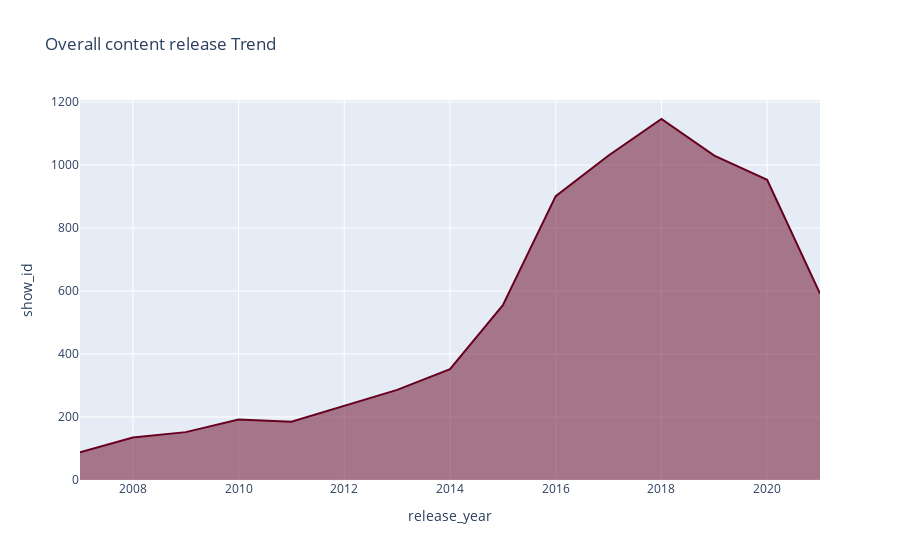

The cell this chart's notebook holds for it:
### Code cell
df_5 = df.query("release_year >= 2007")
df_5 = df_5.groupby("release_year")["show_id"].count().reset_index()

fig = px.area(df_5, x='release_year', y='show_id', color_discrete_sequence=px.colors.sequential.RdBu,
      title='Overall content release Trend')
fig.show()

### Figure 1 — Plotly figure (JSON) as saved in the notebook; plotly's stock layout.template omitted (floating-point values rounded to 4 significant figures)
{"data": [{"fillpattern": {"shape": ""}, "hovertemplate": "release_year=%{x}<br>show_id=%{y}<extra></extra>", "legendgroup": "", "line": {"color": "rgb(103,0,31)"}, "marker": {"symbol": "circle"}, "mode": "lines", "name": "", "orientation": "v", "showlegend": false, "stackgroup": "1", "type": "scatter", "x": [2007, 2008, 2009, 2010, 2011, 2012, 2013, 2014, 2015, 2016, 2017, 2018, 2019, 2020, 2021], "xaxis": "x", "y": [88, 135, 152, 192, 185, 236, 286, 352, 555, 901, 1030, 1146, 1030, 953, 592], "yaxis": "y"}], "layout": {"legend": {"tracegroupgap": 0}, "title": {"text": "Overall content release Trend"}, "xaxis": {"anchor": "y", "domain": [0, 1], "title": {"text": "release_year"}}, "yaxis": {"anchor": "x", "domain": [0, 1], "title": {"text": "show_id"}}}}
